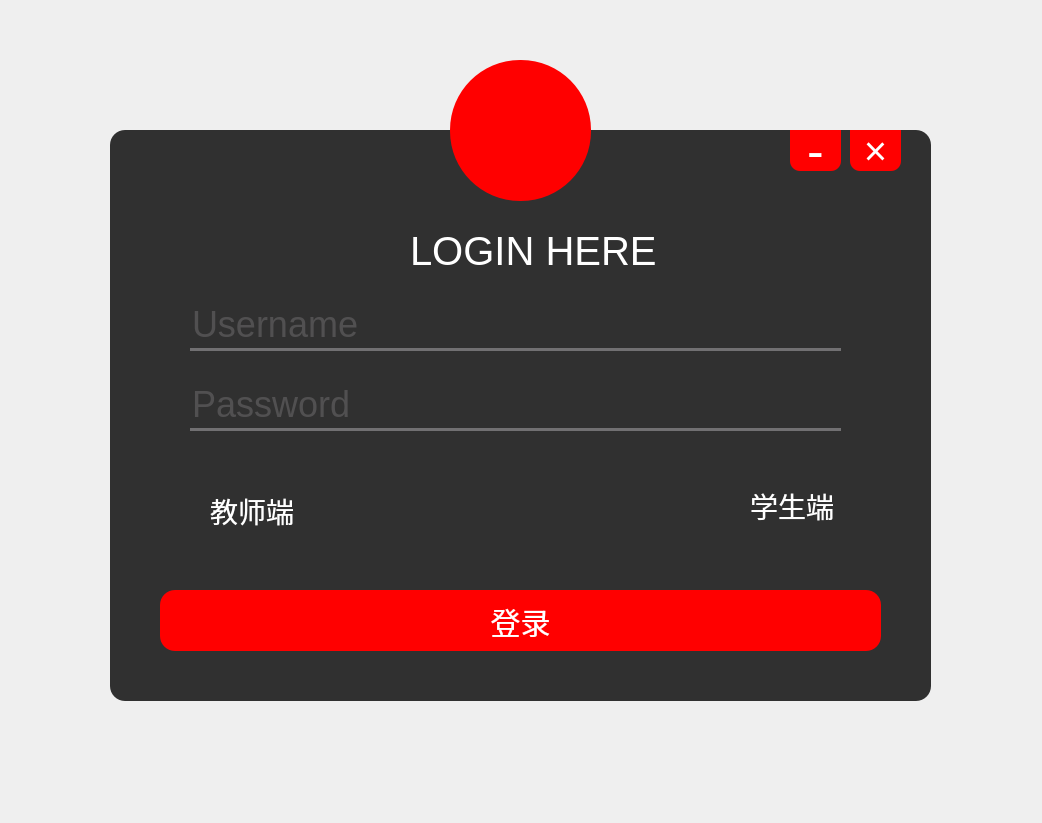
<?xml version="1.0" encoding="UTF-8"?>
<ui version="4.0">
 <class>Form</class>
 <widget class="QWidget" name="Form">
  <property name="geometry">
   <rect>
    <x>0</x>
    <y>0</y>
    <width>1042</width>
    <height>823</height>
   </rect>
  </property>
  <property name="font">
   <font>
    <family>等线</family>
   </font>
  </property>
  <property name="mouseTracking">
   <bool>true</bool>
  </property>
  <property name="tabletTracking">
   <bool>true</bool>
  </property>
  <property name="windowTitle">
   <string>自动组卷评卷考试系统 By:Qingsong Liu</string>
  </property>
  <property name="styleSheet">
   <string notr="true"/>
  </property>
  <widget class="QFrame" name="frame">
   <property name="geometry">
    <rect>
     <x>110</x>
     <y>130</y>
     <width>821</width>
     <height>571</height>
    </rect>
   </property>
   <property name="mouseTracking">
    <bool>true</bool>
   </property>
   <property name="tabletTracking">
    <bool>true</bool>
   </property>
   <property name="styleSheet">
    <string notr="true">background:rgba(0,0,0,0.8);
border-radius:15px;</string>
   </property>
   <property name="frameShape">
    <enum>QFrame::StyledPanel</enum>
   </property>
   <property name="frameShadow">
    <enum>QFrame::Raised</enum>
   </property>
   <widget class="QLabel" name="label">
    <property name="geometry">
     <rect>
      <x>300</x>
      <y>80</y>
      <width>321</width>
      <height>81</height>
     </rect>
    </property>
    <property name="styleSheet">
     <string notr="true">font-size:40px;
font-family:等线;

color:white;
font-size:40px;
background:transparent;</string>
    </property>
    <property name="text">
     <string>LOGIN HERE</string>
    </property>
   </widget>
   <widget class="QPushButton" name="button1">
    <property name="geometry">
     <rect>
      <x>50</x>
      <y>460</y>
      <width>721</width>
      <height>61</height>
     </rect>
    </property>
    <property name="font">
     <font>
      <family>等线</family>
      <pointsize>-1</pointsize>
     </font>
    </property>
    <property name="styleSheet">
     <string notr="true">QPushButton{
background:red;
color:white;
font-size:30px;
border-radius:15px;
}
QPushButton:hover{
background:#808080;
border-radius:15px;
}</string>
    </property>
    <property name="text">
     <string>登录</string>
    </property>
    <property name="iconSize">
     <size>
      <width>5</width>
      <height>5</height>
     </size>
    </property>
   </widget>
   <widget class="QLineEdit" name="lineEdit1">
    <property name="geometry">
     <rect>
      <x>80</x>
      <y>170</y>
      <width>651</width>
      <height>51</height>
     </rect>
    </property>
    <property name="styleSheet">
     <string notr="true">background:transparent;
border:none;
color:#717072;
font-size:36px;
font-family:等线;
border-bottom:3px solid #717072;
border-radius:0px;</string>
    </property>
    <property name="text">
     <string/>
    </property>
    <property name="frame">
     <bool>true</bool>
    </property>
    <property name="cursorPosition">
     <number>0</number>
    </property>
    <property name="placeholderText">
     <string>Username</string>
    </property>
   </widget>
   <widget class="QLineEdit" name="lineEdit2">
    <property name="geometry">
     <rect>
      <x>80</x>
      <y>250</y>
      <width>651</width>
      <height>51</height>
     </rect>
    </property>
    <property name="styleSheet">
     <string notr="true">background:transparent;
border:none;
color:#717072;
font-size:36px;
font-family:等线;
border-bottom:3px solid #717072;
border-radius:0px;</string>
    </property>
    <property name="text">
     <string/>
    </property>
    <property name="echoMode">
     <enum>QLineEdit::Password</enum>
    </property>
    <property name="placeholderText">
     <string>Password</string>
    </property>
   </widget>
   <widget class="QRadioButton" name="radioButton1">
    <property name="geometry">
     <rect>
      <x>80</x>
      <y>360</y>
      <width>151</width>
      <height>41</height>
     </rect>
    </property>
    <property name="styleSheet">
     <string notr="true">background:transparent;
font-size:28px;
font-family:微软雅黑;
color:white;</string>
    </property>
    <property name="text">
     <string>教师端</string>
    </property>
    <property name="iconSize">
     <size>
      <width>17</width>
      <height>8</height>
     </size>
    </property>
   </widget>
   <widget class="QRadioButton" name="radioButton2">
    <property name="geometry">
     <rect>
      <x>620</x>
      <y>350</y>
      <width>141</width>
      <height>51</height>
     </rect>
    </property>
    <property name="styleSheet">
     <string notr="true">background:transparent;
font-size:28px;
font-family:微软雅黑;
color:white;</string>
    </property>
    <property name="text">
     <string>学生端</string>
    </property>
   </widget>
   <widget class="QPushButton" name="btn_close">
    <property name="geometry">
     <rect>
      <x>740</x>
      <y>0</y>
      <width>51</width>
      <height>41</height>
     </rect>
    </property>
    <property name="styleSheet">
     <string notr="true">QPushButton{
background:red;
color:white;
font-size:40px;
font-family:微软雅黑;
border-top-right-radius:0px;
border-top-left-radius:0px;
border-bottom-right-radius:10px;
border-bottom-left-radius:10px;
}

QPushButton:hover{
background:#808080;
}</string>
    </property>
    <property name="text">
     <string>×</string>
    </property>
   </widget>
   <widget class="QPushButton" name="btn_min">
    <property name="geometry">
     <rect>
      <x>680</x>
      <y>0</y>
      <width>51</width>
      <height>41</height>
     </rect>
    </property>
    <property name="styleSheet">
     <string notr="true">QPushButton{
background:red;
color:white;
font-size:50px;
font-family:微软雅黑;
border-top-right-radius:0px;
border-top-left-radius:0px;
border-bottom-right-radius:10px;
border-bottom-left-radius:10px;
}

QPushButton:hover{
background:#808080;
}</string>
    </property>
    <property name="text">
     <string>-</string>
    </property>
   </widget>
  </widget>
  <widget class="QToolButton" name="toolButton1">
   <property name="geometry">
    <rect>
     <x>450</x>
     <y>60</y>
     <width>141</width>
     <height>141</height>
    </rect>
   </property>
   <property name="styleSheet">
    <string notr="true">background:red;
border-radius:70px;</string>
   </property>
   <property name="text">
    <string/>
   </property>
   <property name="icon">
    <iconset resource="../qrcimage.qrc">
     <normaloff>:/新前缀/image/user3.jpg</normaloff>:/新前缀/image/user3.jpg</iconset>
   </property>
   <property name="iconSize">
    <size>
     <width>100</width>
     <height>100</height>
    </size>
   </property>
  </widget>
 </widget>
 <resources>
  <include location="../qrcimage.qrc"/>
 </resources>
 <connections/>
</ui>
